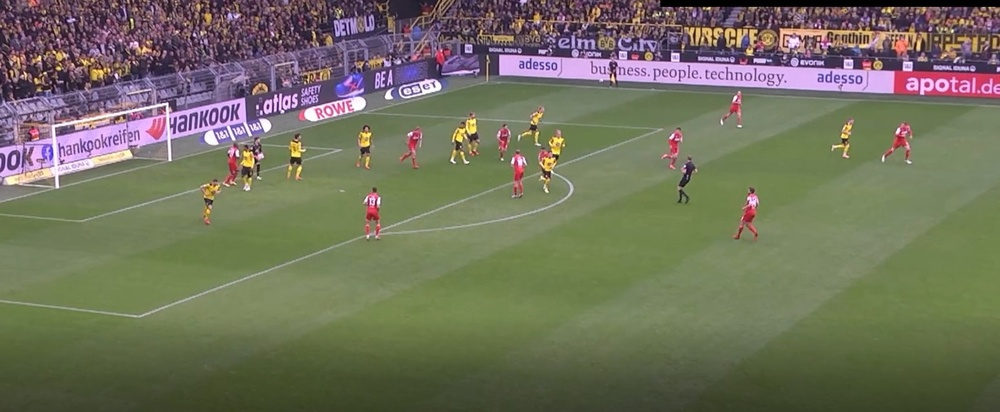
#> input picture snip.jpg, 1000 x 412 px, shrunk from 1550 x 638 before the run
$ python thresholding.py
#> lines starting #> are read from the running program, lines starting #| are printed output that depends on the picture; after the words box and inside, x2 and y2 are one past the last pixel; in counts of white or black regions, pixels touching at a corner belong together
import cv2 as cv
import numpy as np

img_path='snip.jpg'
img = cv.imread(img_path)
#> img is the input picture: shape (412, 1000, 3); mean B, G, R 92.7, 113.1, 113.2

# Thresholding is a way to make a mask or binarize an image

gray = cv.cvtColor(img, cv.COLOR_BGR2GRAY)
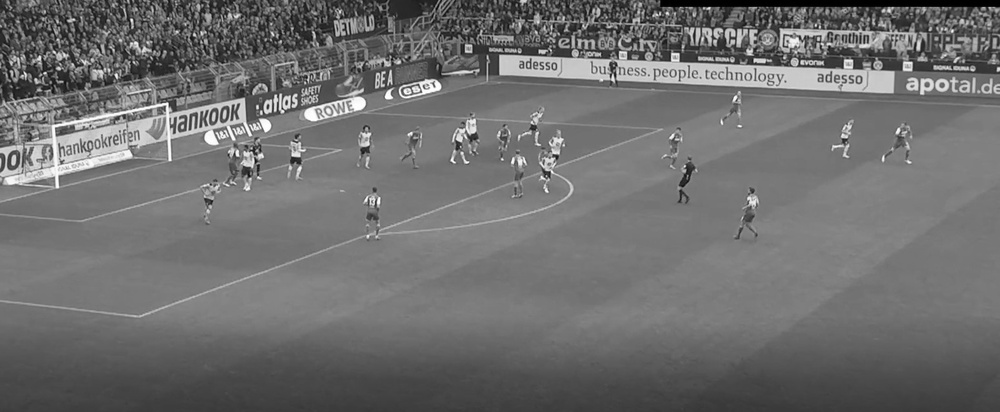
#> gray: shape (412, 1000); min 0, max 255, mean 110.8
# cv.imshow('Gray', gray)

# Simple Thresholding
thresholding_value = 150 #Values above this number go to max value, otherwise they go to 0
max_value = 255 #Set to max to binarize the image
threshold, thresh = cv.threshold(gray, thresholding_value, max_value, cv.THRESH_BINARY)
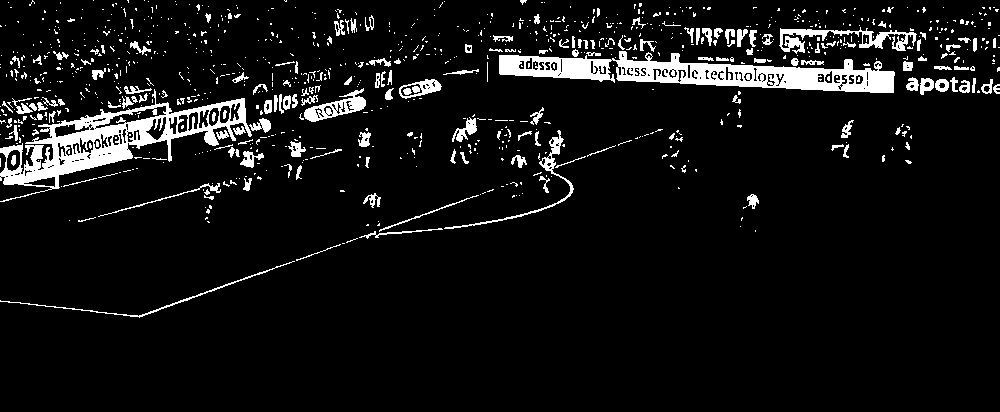
#> thresh: shape (412, 1000); 7.4% white; 949 white regions (776 under 20 px), largest, box (x1, y1, x2, y2) and area: (499, 51, 895, 93) 7443, (0, 89, 252, 202) 7102, (779, 27, 917, 54) 1200
#> threshold = 150
cv.imshow('simgple Threshold', thresh)

# Inverse values
threshold, thresh_inv = cv.threshold(gray, thresholding_value, max_value, cv.THRESH_BINARY_INV)
cv.imshow('simgple Inverse Threshold', thresh_inv)


# Adapted Thresholding
block_size = 9
c_value = 3 # integer subtracted from the mean, more accurate with larger numbers
method = cv.ADAPTIVE_THRESH_GAUSSIAN_C #cv.ADAPTIVE_THRESH_MEAN_C #both work
adaptive_thresh = cv.adaptiveThreshold(gray, max_value, cv.ADAPTIVE_THRESH_MEAN_C, cv.THRESH_BINARY, block_size, c_value)
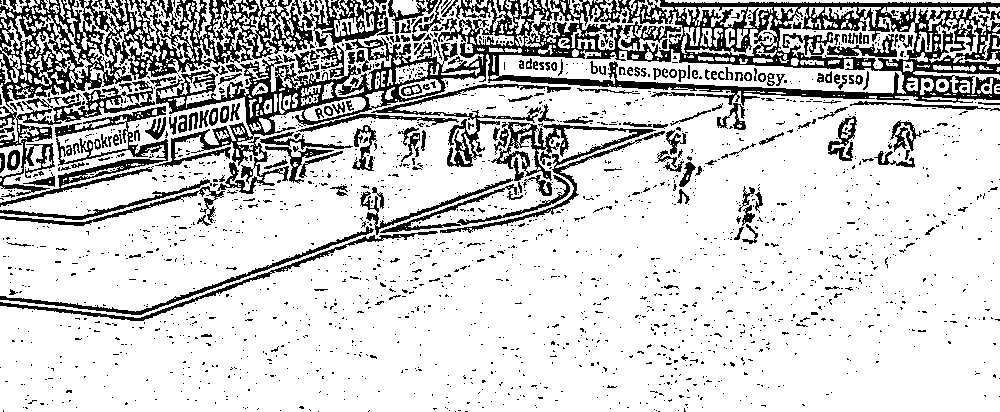
#> adaptive_thresh: shape (412, 1000); 79.5% white; 2025 black regions (1813 under 20 px), largest, box (x1, y1, x2, y2) and area: (155, 0, 1000, 194) 32807, (0, 0, 315, 196) 15472, (440, 122, 665, 233) 3081
cv.imshow('adaptive', adaptive_thresh)

cv.waitKey(0)
